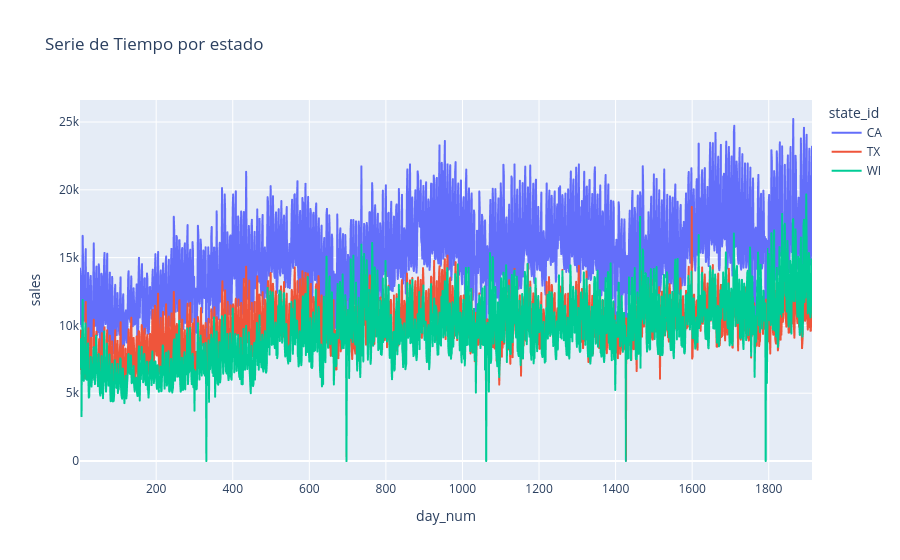

Write notebook code for a chart like this one.
### Code cell
df_ts = (
    df_sales_train_val.groupby(['day','state_id'])['sales'].sum().reset_index()
)

df_ts['day_num'] = df_ts['day'].str.replace('d_','').astype(int)
df_ts = df_ts.sort_values('day_num')

fig = px.line(
    df_ts,
    x='day_num',
    y='sales',
    color='state_id',
    title='Serie de Tiempo por estado'
)

fig.show()

### Figure 1 — Plotly figure (JSON) as saved in the notebook; plotly's stock layout.template omitted (floating-point values rounded to 4 significant figures; data arrays with more than 128 entries replaced by an {"elided": "..."} marker saying what was removed)
{"data": [{"hovertemplate": "state_id=CA<br>day_num=%{x}<br>sales=%{y}<extra></extra>", "legendgroup": "CA", "line": {"color": "#636efa", "dash": "solid"}, "marker": {"symbol": "circle"}, "mode": "lines", "name": "CA", "showlegend": true, "type": "scattergl", "x": {"elided": "1913 int values"}, "xaxis": "x", "y": {"elided": "1913 int values"}, "yaxis": "y"}, {"hovertemplate": "state_id=TX<br>day_num=%{x}<br>sales=%{y}<extra></extra>", "legendgroup": "TX", "line": {"color": "#EF553B", "dash": "solid"}, "marker": {"symbol": "circle"}, "mode": "lines", "name": "TX", "showlegend": true, "type": "scattergl", "x": {"elided": "1913 int values"}, "xaxis": "x", "y": {"elided": "1913 int values"}, "yaxis": "y"}, {"hovertemplate": "state_id=WI<br>day_num=%{x}<br>sales=%{y}<extra></extra>", "legendgroup": "WI", "line": {"color": "#00cc96", "dash": "solid"}, "marker": {"symbol": "circle"}, "mode": "lines", "name": "WI", "showlegend": true, "type": "scattergl", "x": {"elided": "1913 int values"}, "xaxis": "x", "y": {"elided": "1913 int values"}, "yaxis": "y"}], "layout": {"legend": {"title": {"text": "state_id"}, "tracegroupgap": 0}, "title": {"text": "Serie de Tiempo por estado"}, "xaxis": {"anchor": "y", "domain": [0, 1], "title": {"text": "day_num"}}, "yaxis": {"anchor": "x", "domain": [0, 1], "title": {"text": "sales"}}}}
